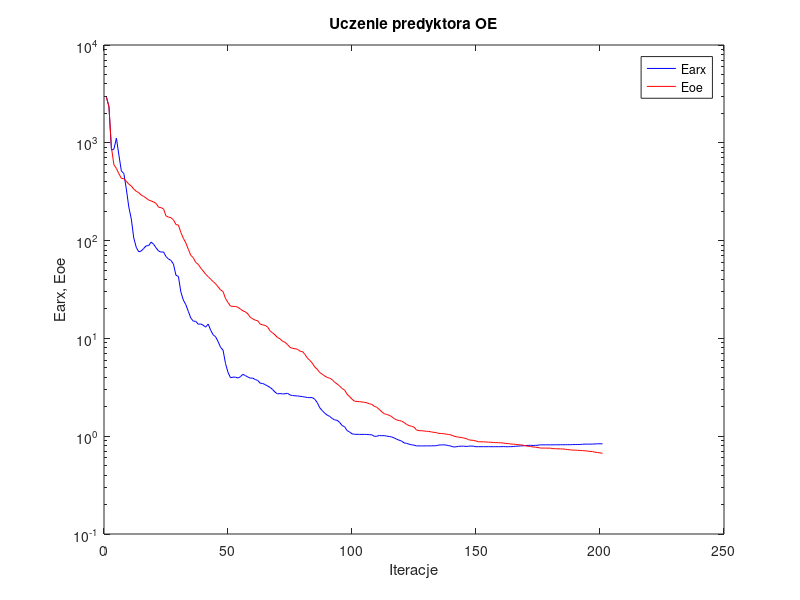
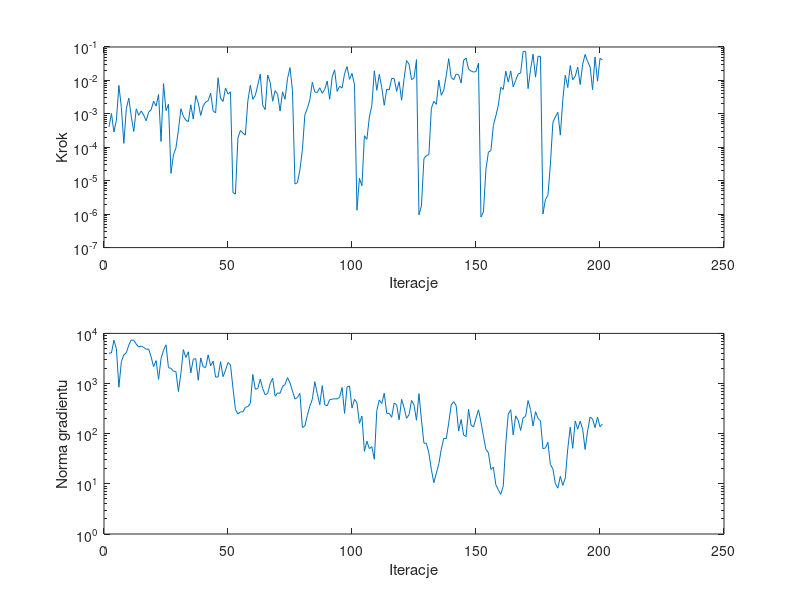

Reproduce these figures in MATLAB, in order.
%uczenie predyktora oe
clear all;
n=0; farx(n+1)=2.928042e+003; foe(n+1)=2.907155e+003; wspucz(n+1)=0.000000e+000; ng(n+1)=0.000000e+000;
%odnowa zmiennej metryki
n=1; farx(n+1)=2.332084e+003; foe(n+1)=2.347282e+003; krok(n+1)=4.072737e-004; ng(n+1)=4.037370e+003;
n=2; farx(n+1)=8.432328e+002; foe(n+1)=8.931575e+002; krok(n+1)=1.025308e-003; ng(n+1)=4.066593e+003;
n=3; farx(n+1)=8.622254e+002; foe(n+1)=5.949725e+002; krok(n+1)=2.858260e-004; ng(n+1)=7.328971e+003;
n=4; farx(n+1)=1.115784e+003; foe(n+1)=5.475128e+002; krok(n+1)=6.467102e-004; ng(n+1)=4.927196e+003;
n=5; farx(n+1)=7.505391e+002; foe(n+1)=4.831478e+002; krok(n+1)=7.088910e-003; ng(n+1)=8.442318e+002;
n=6; farx(n+1)=5.153507e+002; foe(n+1)=4.330265e+002; krok(n+1)=1.548092e-003; ng(n+1)=2.739666e+003;
n=7; farx(n+1)=4.847023e+002; foe(n+1)=4.302014e+002; krok(n+1)=1.304191e-004; ng(n+1)=3.730449e+003;
n=8; farx(n+1)=3.374722e+002; foe(n+1)=4.038355e+002; krok(n+1)=1.427772e-003; ng(n+1)=4.101211e+003;
n=9; farx(n+1)=2.205820e+002; foe(n+1)=3.777461e+002; krok(n+1)=2.953444e-003; ng(n+1)=5.871247e+003;
n=10; farx(n+1)=1.666773e+002; foe(n+1)=3.618039e+002; krok(n+1)=8.258271e-004; ng(n+1)=7.388238e+003;
n=11; farx(n+1)=1.063745e+002; foe(n+1)=3.357691e+002; krok(n+1)=2.967298e-004; ng(n+1)=7.303019e+003;
n=12; farx(n+1)=8.551377e+001; foe(n+1)=3.193453e+002; krok(n+1)=1.409339e-003; ng(n+1)=6.125987e+003;
n=13; farx(n+1)=7.678350e+001; foe(n+1)=3.096490e+002; krok(n+1)=9.053002e-004; ng(n+1)=5.338886e+003;
n=14; farx(n+1)=7.820403e+001; foe(n+1)=2.919480e+002; krok(n+1)=1.215721e-003; ng(n+1)=5.607036e+003;
n=15; farx(n+1)=8.305441e+001; foe(n+1)=2.831844e+002; krok(n+1)=9.247269e-004; ng(n+1)=5.257748e+003;
n=16; farx(n+1)=8.857866e+001; foe(n+1)=2.718547e+002; krok(n+1)=6.180497e-004; ng(n+1)=4.819425e+003;
n=17; farx(n+1)=8.874436e+001; foe(n+1)=2.597337e+002; krok(n+1)=1.124689e-003; ng(n+1)=4.875959e+003;
n=18; farx(n+1)=9.656352e+001; foe(n+1)=2.545537e+002; krok(n+1)=1.317301e-003; ng(n+1)=3.388361e+003;
n=19; farx(n+1)=9.172674e+001; foe(n+1)=2.482495e+002; krok(n+1)=2.414856e-003; ng(n+1)=2.174259e+003;
n=20; farx(n+1)=8.439890e+001; foe(n+1)=2.401247e+002; krok(n+1)=1.708199e-003; ng(n+1)=2.869144e+003;
n=21; farx(n+1)=7.825810e+001; foe(n+1)=2.195208e+002; krok(n+1)=3.799656e-003; ng(n+1)=1.212009e+003;
n=22; farx(n+1)=7.625715e+001; foe(n+1)=2.171279e+002; krok(n+1)=1.486449e-004; ng(n+1)=3.160497e+003;
n=23; farx(n+1)=7.662931e+001; foe(n+1)=2.110424e+002; krok(n+1)=8.053672e-003; ng(n+1)=4.612115e+003;
n=24; farx(n+1)=6.869209e+001; foe(n+1)=1.787495e+002; krok(n+1)=1.255518e-003; ng(n+1)=5.929900e+003;
n=25; farx(n+1)=6.486442e+001; foe(n+1)=1.738742e+002; krok(n+1)=1.934772e-003; ng(n+1)=2.065236e+003;
%odnowa zmiennej metryki
n=26; farx(n+1)=6.274338e+001; foe(n+1)=1.715427e+002; krok(n+1)=1.659073e-005; ng(n+1)=2.016161e+003;
n=27; farx(n+1)=5.758140e+001; foe(n+1)=1.633437e+002; krok(n+1)=5.905090e-005; ng(n+1)=1.758361e+003;
n=28; farx(n+1)=4.429015e+001; foe(n+1)=1.459574e+002; krok(n+1)=9.579321e-005; ng(n+1)=1.741392e+003;
n=29; farx(n+1)=4.299149e+001; foe(n+1)=1.440811e+002; krok(n+1)=3.241749e-004; ng(n+1)=6.918423e+002;
n=30; farx(n+1)=2.974766e+001; foe(n+1)=1.210502e+002; krok(n+1)=1.413750e-003; ng(n+1)=1.583285e+003;
n=31; farx(n+1)=2.463534e+001; foe(n+1)=1.054804e+002; krok(n+1)=8.471113e-004; ng(n+1)=4.743865e+003;
n=32; farx(n+1)=2.210899e+001; foe(n+1)=9.453568e+001; krok(n+1)=6.500859e-004; ng(n+1)=3.308886e+003;
n=33; farx(n+1)=1.889300e+001; foe(n+1)=8.152294e+001; krok(n+1)=5.836390e-004; ng(n+1)=4.294022e+003;
n=34; farx(n+1)=1.616820e+001; foe(n+1)=7.066179e+001; krok(n+1)=1.869974e-003; ng(n+1)=1.635046e+003;
n=35; farx(n+1)=1.501680e+001; foe(n+1)=6.684452e+001; krok(n+1)=6.946998e-004; ng(n+1)=3.047249e+003;
n=36; farx(n+1)=1.494614e+001; foe(n+1)=5.982836e+001; krok(n+1)=3.514634e-003; ng(n+1)=3.135965e+003;
n=37; farx(n+1)=1.397306e+001; foe(n+1)=5.716310e+001; krok(n+1)=2.127642e-003; ng(n+1)=1.164189e+003;
n=38; farx(n+1)=1.405290e+001; foe(n+1)=5.241514e+001; krok(n+1)=8.931252e-004; ng(n+1)=3.242807e+003;
n=39; farx(n+1)=1.364843e+001; foe(n+1)=4.880799e+001; krok(n+1)=1.742611e-003; ng(n+1)=2.144383e+003;
n=40; farx(n+1)=1.303455e+001; foe(n+1)=4.527957e+001; krok(n+1)=2.249378e-003; ng(n+1)=2.097992e+003;
n=41; farx(n+1)=1.402086e+001; foe(n+1)=4.274949e+001; krok(n+1)=2.469223e-003; ng(n+1)=3.737390e+003;
n=42; farx(n+1)=1.215559e+001; foe(n+1)=4.035954e+001; krok(n+1)=4.173411e-003; ng(n+1)=2.255460e+003;
n=43; farx(n+1)=1.089233e+001; foe(n+1)=3.815756e+001; krok(n+1)=1.225207e-003; ng(n+1)=2.804244e+003;
n=44; farx(n+1)=1.038711e+001; foe(n+1)=3.619540e+001; krok(n+1)=1.064808e-003; ng(n+1)=1.348745e+003;
n=45; farx(n+1)=9.280353e+000; foe(n+1)=3.367262e+001; krok(n+1)=1.204622e-002; ng(n+1)=1.352792e+003;
n=46; farx(n+1)=8.108882e+000; foe(n+1)=3.131765e+001; krok(n+1)=2.914397e-003; ng(n+1)=2.725476e+003;
n=47; farx(n+1)=7.597422e+000; foe(n+1)=3.016719e+001; krok(n+1)=2.339724e-003; ng(n+1)=1.374153e+003;
n=48; farx(n+1)=5.532486e+000; foe(n+1)=2.552916e+001; krok(n+1)=5.946996e-003; ng(n+1)=1.838098e+003;
n=49; farx(n+1)=4.494335e+000; foe(n+1)=2.328339e+001; krok(n+1)=3.898185e-003; ng(n+1)=2.630590e+003;
n=50; farx(n+1)=3.963171e+000; foe(n+1)=2.141652e+001; krok(n+1)=4.548255e-003; ng(n+1)=2.364183e+003;
%odnowa zmiennej metryki
n=51; farx(n+1)=4.015099e+000; foe(n+1)=2.123226e+001; krok(n+1)=4.471655e-006; ng(n+1)=8.119661e+002;
n=52; farx(n+1)=4.018516e+000; foe(n+1)=2.121694e+001; krok(n+1)=3.982079e-006; ng(n+1)=3.045540e+002;
n=53; farx(n+1)=3.934446e+000; foe(n+1)=2.080112e+001; krok(n+1)=1.915864e-004; ng(n+1)=2.476265e+002;
n=54; farx(n+1)=4.056241e+000; foe(n+1)=1.999680e+001; krok(n+1)=3.185772e-004; ng(n+1)=2.722714e+002;
n=55; farx(n+1)=4.291559e+000; foe(n+1)=1.912496e+001; krok(n+1)=2.654518e-004; ng(n+1)=2.718153e+002;
n=56; farx(n+1)=4.168955e+000; foe(n+1)=1.870020e+001; krok(n+1)=2.312276e-004; ng(n+1)=3.359182e+002;
n=57; farx(n+1)=4.030235e+000; foe(n+1)=1.780927e+001; krok(n+1)=2.442482e-003; ng(n+1)=3.472122e+002;
n=58; farx(n+1)=3.921195e+000; foe(n+1)=1.643868e+001; krok(n+1)=7.119007e-003; ng(n+1)=4.017044e+002;
n=59; farx(n+1)=3.928189e+000; foe(n+1)=1.583559e+001; krok(n+1)=2.722891e-003; ng(n+1)=1.519168e+003;
n=60; farx(n+1)=3.792914e+000; foe(n+1)=1.536657e+001; krok(n+1)=3.544455e-003; ng(n+1)=7.689299e+002;
n=61; farx(n+1)=3.713870e+000; foe(n+1)=1.513644e+001; krok(n+1)=7.251821e-003; ng(n+1)=7.950670e+002;
n=62; farx(n+1)=3.479454e+000; foe(n+1)=1.397237e+001; krok(n+1)=1.538463e-002; ng(n+1)=1.224533e+003;
n=63; farx(n+1)=3.460477e+000; foe(n+1)=1.376677e+001; krok(n+1)=1.793067e-003; ng(n+1)=7.908282e+002;
n=64; farx(n+1)=3.362868e+000; foe(n+1)=1.358504e+001; krok(n+1)=1.338974e-003; ng(n+1)=5.989810e+002;
n=65; farx(n+1)=3.255825e+000; foe(n+1)=1.304301e+001; krok(n+1)=1.448480e-002; ng(n+1)=6.353254e+002;
n=66; farx(n+1)=3.151120e+000; foe(n+1)=1.192843e+001; krok(n+1)=8.839546e-003; ng(n+1)=9.923009e+002;
n=67; farx(n+1)=3.001785e+000; foe(n+1)=1.137933e+001; krok(n+1)=2.391214e-003; ng(n+1)=1.278407e+003;
n=68; farx(n+1)=2.818300e+000; foe(n+1)=1.082830e+001; krok(n+1)=4.949772e-003; ng(n+1)=5.583665e+002;
n=69; farx(n+1)=2.709346e+000; foe(n+1)=1.018258e+001; krok(n+1)=3.852167e-003; ng(n+1)=6.510044e+002;
n=70; farx(n+1)=2.730095e+000; foe(n+1)=9.914221e+000; krok(n+1)=1.211464e-003; ng(n+1)=6.392402e+002;
n=71; farx(n+1)=2.707017e+000; foe(n+1)=9.344931e+000; krok(n+1)=4.546520e-003; ng(n+1)=8.781740e+002;
n=72; farx(n+1)=2.714079e+000; foe(n+1)=9.124297e+000; krok(n+1)=2.739044e-003; ng(n+1)=9.572952e+002;
n=73; farx(n+1)=2.746962e+000; foe(n+1)=8.631425e+000; krok(n+1)=1.138980e-002; ng(n+1)=1.314412e+003;
n=74; farx(n+1)=2.639663e+000; foe(n+1)=8.104129e+000; krok(n+1)=2.426108e-002; ng(n+1)=1.033167e+003;
n=75; farx(n+1)=2.608182e+000; foe(n+1)=7.916778e+000; krok(n+1)=4.908489e-003; ng(n+1)=7.080932e+002;
%odnowa zmiennej metryki
n=76; farx(n+1)=2.589127e+000; foe(n+1)=7.842022e+000; krok(n+1)=7.998886e-006; ng(n+1)=4.912691e+002;
n=77; farx(n+1)=2.579333e+000; foe(n+1)=7.749365e+000; krok(n+1)=8.718949e-006; ng(n+1)=5.266130e+002;
n=78; farx(n+1)=2.560928e+000; foe(n+1)=7.398091e+000; krok(n+1)=2.142725e-005; ng(n+1)=6.345522e+002;
n=79; farx(n+1)=2.540110e+000; foe(n+1)=7.339388e+000; krok(n+1)=8.489916e-005; ng(n+1)=1.325267e+002;
n=80; farx(n+1)=2.513996e+000; foe(n+1)=6.871734e+000; krok(n+1)=9.481985e-004; ng(n+1)=1.429766e+002;
n=81; farx(n+1)=2.487985e+000; foe(n+1)=6.301578e+000; krok(n+1)=1.460933e-003; ng(n+1)=2.332962e+002;
n=82; farx(n+1)=2.479886e+000; foe(n+1)=5.960553e+000; krok(n+1)=2.660052e-003; ng(n+1)=3.544373e+002;
n=83; farx(n+1)=2.484749e+000; foe(n+1)=5.580097e+000; krok(n+1)=8.839546e-003; ng(n+1)=4.867239e+002;
n=84; farx(n+1)=2.383707e+000; foe(n+1)=5.093503e+000; krok(n+1)=4.494346e-003; ng(n+1)=1.089100e+003;
n=85; farx(n+1)=2.206243e+000; foe(n+1)=4.835228e+000; krok(n+1)=4.372259e-003; ng(n+1)=6.291686e+002;
n=86; farx(n+1)=1.952360e+000; foe(n+1)=4.467528e+000; krok(n+1)=6.026360e-003; ng(n+1)=3.776593e+002;
n=87; farx(n+1)=1.828488e+000; foe(n+1)=4.309554e+000; krok(n+1)=4.126056e-003; ng(n+1)=9.064124e+002;
n=88; farx(n+1)=1.720584e+000; foe(n+1)=4.126529e+000; krok(n+1)=5.381741e-003; ng(n+1)=3.784807e+002;
n=89; farx(n+1)=1.643779e+000; foe(n+1)=3.989968e+000; krok(n+1)=9.555317e-003; ng(n+1)=3.595357e+002;
n=90; farx(n+1)=1.593882e+000; foe(n+1)=3.914536e+000; krok(n+1)=2.742688e-003; ng(n+1)=4.776750e+002;
n=91; farx(n+1)=1.519737e+000; foe(n+1)=3.796658e+000; krok(n+1)=1.269968e-002; ng(n+1)=4.887242e+002;
n=92; farx(n+1)=1.469462e+000; foe(n+1)=3.555975e+000; krok(n+1)=2.074719e-002; ng(n+1)=4.959393e+002;
n=93; farx(n+1)=1.454584e+000; foe(n+1)=3.419262e+000; krok(n+1)=4.702595e-003; ng(n+1)=4.933260e+002;
n=94; farx(n+1)=1.384438e+000; foe(n+1)=3.262389e+000; krok(n+1)=6.699412e-003; ng(n+1)=5.317612e+002;
n=95; farx(n+1)=1.286670e+000; foe(n+1)=3.072359e+000; krok(n+1)=5.894618e-003; ng(n+1)=8.350257e+002;
n=96; farx(n+1)=1.251574e+000; foe(n+1)=2.971959e+000; krok(n+1)=1.598692e-002; ng(n+1)=2.540871e+002;
n=97; farx(n+1)=1.142057e+000; foe(n+1)=2.690134e+000; krok(n+1)=2.594061e-002; ng(n+1)=8.511592e+002;
n=98; farx(n+1)=1.105055e+000; foe(n+1)=2.541565e+000; krok(n+1)=1.082825e-002; ng(n+1)=8.988717e+002;
n=99; farx(n+1)=1.057986e+000; foe(n+1)=2.388780e+000; krok(n+1)=1.622219e-002; ng(n+1)=3.238917e+002;
n=100; farx(n+1)=1.045962e+000; foe(n+1)=2.280623e+000; krok(n+1)=7.409251e-003; ng(n+1)=4.849210e+002;
%odnowa zmiennej metryki
n=101; farx(n+1)=1.045528e+000; foe(n+1)=2.267489e+000; krok(n+1)=1.312666e-006; ng(n+1)=4.119521e+002;
n=102; farx(n+1)=1.044171e+000; foe(n+1)=2.254884e+000; krok(n+1)=1.178746e-005; ng(n+1)=1.605735e+002;
n=103; farx(n+1)=1.042865e+000; foe(n+1)=2.238277e+000; krok(n+1)=7.051810e-006; ng(n+1)=2.248122e+002;
n=104; farx(n+1)=1.043577e+000; foe(n+1)=2.222424e+000; krok(n+1)=2.215284e-004; ng(n+1)=4.443802e+001;
n=105; farx(n+1)=1.042276e+000; foe(n+1)=2.194759e+000; krok(n+1)=1.733806e-004; ng(n+1)=7.094507e+001;
n=106; farx(n+1)=1.036396e+000; foe(n+1)=2.144177e+000; krok(n+1)=8.031637e-004; ng(n+1)=5.035495e+001;
n=107; farx(n+1)=1.033482e+000; foe(n+1)=2.117473e+000; krok(n+1)=1.797903e-003; ng(n+1)=5.529609e+001;
n=108; farx(n+1)=9.980359e-001; foe(n+1)=2.019672e+000; krok(n+1)=1.931884e-002; ng(n+1)=3.084086e+001;
n=109; farx(n+1)=9.980356e-001; foe(n+1)=1.977753e+000; krok(n+1)=5.062842e-003; ng(n+1)=2.888986e+002;
n=110; farx(n+1)=1.018008e+000; foe(n+1)=1.876825e+000; krok(n+1)=1.517118e-002; ng(n+1)=4.687970e+002;
n=111; farx(n+1)=1.011259e+000; foe(n+1)=1.776453e+000; krok(n+1)=6.071802e-003; ng(n+1)=3.984342e+002;
n=112; farx(n+1)=1.013494e+000; foe(n+1)=1.699877e+000; krok(n+1)=1.810600e-003; ng(n+1)=6.427464e+002;
n=113; farx(n+1)=1.002199e+000; foe(n+1)=1.667234e+000; krok(n+1)=5.478088e-003; ng(n+1)=2.545857e+002;
n=114; farx(n+1)=9.934115e-001; foe(n+1)=1.637850e+000; krok(n+1)=5.167850e-003; ng(n+1)=2.551935e+002;
n=115; farx(n+1)=9.828467e-001; foe(n+1)=1.583499e+000; krok(n+1)=1.153579e-002; ng(n+1)=2.120634e+002;
n=116; farx(n+1)=9.613827e-001; foe(n+1)=1.515287e+000; krok(n+1)=1.131031e-002; ng(n+1)=4.091972e+002;
n=117; farx(n+1)=9.323390e-001; foe(n+1)=1.466114e+000; krok(n+1)=4.704763e-003; ng(n+1)=3.773529e+002;
n=118; farx(n+1)=9.099373e-001; foe(n+1)=1.446342e+000; krok(n+1)=9.152723e-003; ng(n+1)=1.890573e+002;
n=119; farx(n+1)=8.921758e-001; foe(n+1)=1.426707e+000; krok(n+1)=2.553842e-003; ng(n+1)=4.836054e+002;
n=120; farx(n+1)=8.541145e-001; foe(n+1)=1.380838e+000; krok(n+1)=1.140023e-002; ng(n+1)=3.281916e+002;
n=121; farx(n+1)=8.455737e-001; foe(n+1)=1.319499e+000; krok(n+1)=3.923753e-002; ng(n+1)=2.034843e+002;
n=122; farx(n+1)=8.289004e-001; foe(n+1)=1.285877e+000; krok(n+1)=3.076926e-002; ng(n+1)=2.387867e+002;
n=123; farx(n+1)=8.169362e-001; foe(n+1)=1.262420e+000; krok(n+1)=1.056599e-002; ng(n+1)=4.594984e+002;
n=124; farx(n+1)=8.102951e-001; foe(n+1)=1.238256e+000; krok(n+1)=1.183052e-002; ng(n+1)=3.768400e+002;
n=125; farx(n+1)=7.963590e-001; foe(n+1)=1.158131e+000; krok(n+1)=4.186607e-002; ng(n+1)=1.858401e+002;
%odnowa zmiennej metryki
n=126; farx(n+1)=7.959241e-001; foe(n+1)=1.140677e+000; krok(n+1)=9.564255e-007; ng(n+1)=6.278641e+002;
n=127; farx(n+1)=7.957856e-001; foe(n+1)=1.137178e+000; krok(n+1)=1.767024e-006; ng(n+1)=1.886078e+002;
n=128; farx(n+1)=7.953707e-001; foe(n+1)=1.130987e+000; krok(n+1)=4.570049e-005; ng(n+1)=6.495839e+001;
n=129; farx(n+1)=7.963240e-001; foe(n+1)=1.122971e+000; krok(n+1)=5.714551e-005; ng(n+1)=6.408197e+001;
n=130; farx(n+1)=7.962661e-001; foe(n+1)=1.119703e+000; krok(n+1)=5.986366e-005; ng(n+1)=4.096566e+001;
n=131; farx(n+1)=7.965556e-001; foe(n+1)=1.105184e+000; krok(n+1)=1.476722e-003; ng(n+1)=1.943703e+001;
n=132; farx(n+1)=7.985016e-001; foe(n+1)=1.096105e+000; krok(n+1)=2.381138e-003; ng(n+1)=1.051178e+001;
n=133; farx(n+1)=7.999482e-001; foe(n+1)=1.086529e+000; krok(n+1)=1.927753e-003; ng(n+1)=1.631936e+001;
n=134; farx(n+1)=8.120616e-001; foe(n+1)=1.068693e+000; krok(n+1)=1.019133e-002; ng(n+1)=2.505785e+001;
n=135; farx(n+1)=8.140239e-001; foe(n+1)=1.064561e+000; krok(n+1)=3.586133e-003; ng(n+1)=4.888332e+001;
n=136; farx(n+1)=8.161303e-001; foe(n+1)=1.059606e+000; krok(n+1)=5.119766e-003; ng(n+1)=8.114353e+001;
n=137; farx(n+1)=8.112515e-001; foe(n+1)=1.050236e+000; krok(n+1)=1.381589e-002; ng(n+1)=7.949821e+001;
n=138; farx(n+1)=8.011537e-001; foe(n+1)=1.041267e+000; krok(n+1)=4.486659e-002; ng(n+1)=1.639645e+002;
n=139; farx(n+1)=7.907175e-001; foe(n+1)=1.029659e+000; krok(n+1)=1.223774e-002; ng(n+1)=3.752787e+002;
n=140; farx(n+1)=7.754823e-001; foe(n+1)=1.003221e+000; krok(n+1)=1.042905e-002; ng(n+1)=4.372767e+002;
n=141; farx(n+1)=7.795316e-001; foe(n+1)=9.877261e-001; krok(n+1)=1.559274e-002; ng(n+1)=3.632120e+002;
n=142; farx(n+1)=7.880423e-001; foe(n+1)=9.778213e-001; krok(n+1)=1.473291e-002; ng(n+1)=1.126234e+002;
n=143; farx(n+1)=7.911541e-001; foe(n+1)=9.709649e-001; krok(n+1)=8.323975e-003; ng(n+1)=1.926528e+002;
n=144; farx(n+1)=7.914548e-001; foe(n+1)=9.582842e-001; krok(n+1)=4.000365e-002; ng(n+1)=9.391231e+001;
n=145; farx(n+1)=7.859242e-001; foe(n+1)=9.462680e-001; krok(n+1)=4.639275e-002; ng(n+1)=8.787988e+001;
n=146; farx(n+1)=7.895253e-001; foe(n+1)=9.211101e-001; krok(n+1)=2.165649e-002; ng(n+1)=3.048137e+002;
n=147; farx(n+1)=7.936048e-001; foe(n+1)=9.104394e-001; krok(n+1)=1.910413e-002; ng(n+1)=1.491119e+002;
n=148; farx(n+1)=7.904823e-001; foe(n+1)=9.059491e-001; krok(n+1)=1.778972e-002; ng(n+1)=1.361093e+002;
n=149; farx(n+1)=7.804147e-001; foe(n+1)=8.934036e-001; krok(n+1)=1.849615e-002; ng(n+1)=2.052466e+002;
n=150; farx(n+1)=7.813590e-001; foe(n+1)=8.770628e-001; krok(n+1)=3.272372e-002; ng(n+1)=2.994611e+002;
%odnowa zmiennej metryki
n=151; farx(n+1)=7.813470e-001; foe(n+1)=8.760679e-001; krok(n+1)=8.223768e-007; ng(n+1)=1.722373e+002;
n=152; farx(n+1)=7.813510e-001; foe(n+1)=8.756294e-001; krok(n+1)=1.166421e-006; ng(n+1)=8.931961e+001;
n=153; farx(n+1)=7.811694e-001; foe(n+1)=8.738241e-001; krok(n+1)=2.190752e-005; ng(n+1)=4.838905e+001;
n=154; farx(n+1)=7.814394e-001; foe(n+1)=8.691479e-001; krok(n+1)=7.145650e-005; ng(n+1)=4.194294e+001;
n=155; farx(n+1)=7.814808e-001; foe(n+1)=8.682268e-001; krok(n+1)=7.910691e-005; ng(n+1)=1.938653e+001;
n=156; farx(n+1)=7.807643e-001; foe(n+1)=8.617275e-001; krok(n+1)=4.494798e-004; ng(n+1)=2.148216e+001;
n=157; farx(n+1)=7.810646e-001; foe(n+1)=8.598447e-001; krok(n+1)=8.713055e-004; ng(n+1)=9.544001e+000;
n=158; farx(n+1)=7.809868e-001; foe(n+1)=8.580543e-001; krok(n+1)=1.810600e-003; ng(n+1)=7.626403e+000;
n=159; farx(n+1)=7.816106e-001; foe(n+1)=8.560509e-001; krok(n+1)=6.227174e-003; ng(n+1)=6.193976e+000;
n=160; farx(n+1)=7.835489e-001; foe(n+1)=8.513557e-001; krok(n+1)=5.346341e-003; ng(n+1)=9.162071e+000;
n=161; farx(n+1)=7.807112e-001; foe(n+1)=8.439130e-001; krok(n+1)=1.893212e-002; ng(n+1)=6.331856e+001;
n=162; farx(n+1)=7.807090e-001; foe(n+1)=8.411161e-001; krok(n+1)=8.894860e-003; ng(n+1)=2.457030e+002;
n=163; farx(n+1)=7.815547e-001; foe(n+1)=8.323225e-001; krok(n+1)=1.923658e-002; ng(n+1)=3.000850e+002;
n=164; farx(n+1)=7.848491e-001; foe(n+1)=8.296150e-001; krok(n+1)=6.399091e-003; ng(n+1)=9.433453e+001;
n=165; farx(n+1)=7.897979e-001; foe(n+1)=8.248246e-001; krok(n+1)=1.000091e-002; ng(n+1)=2.269872e+002;
n=166; farx(n+1)=7.917165e-001; foe(n+1)=8.188428e-001; krok(n+1)=1.561853e-002; ng(n+1)=1.856849e+002;
n=167; farx(n+1)=7.954361e-001; foe(n+1)=8.161636e-001; krok(n+1)=1.669364e-002; ng(n+1)=1.159861e+002;
n=168; farx(n+1)=7.976228e-001; foe(n+1)=8.100243e-001; krok(n+1)=7.361186e-002; ng(n+1)=2.067108e+002;
n=169; farx(n+1)=8.028572e-001; foe(n+1)=7.963430e-001; krok(n+1)=7.431643e-002; ng(n+1)=2.233793e+002;
n=170; farx(n+1)=8.056032e-001; foe(n+1)=7.905897e-001; krok(n+1)=5.680993e-003; ng(n+1)=4.577776e+002;
n=171; farx(n+1)=8.075280e-001; foe(n+1)=7.834374e-001; krok(n+1)=2.142359e-002; ng(n+1)=3.022800e+002;
n=172; farx(n+1)=8.044677e-001; foe(n+1)=7.763491e-001; krok(n+1)=6.087640e-002; ng(n+1)=1.428760e+002;
n=173; farx(n+1)=8.063079e-001; foe(n+1)=7.720964e-001; krok(n+1)=1.258748e-002; ng(n+1)=2.751283e+002;
n=174; farx(n+1)=8.086120e-001; foe(n+1)=7.661732e-001; krok(n+1)=5.285294e-002; ng(n+1)=2.010747e+002;
n=175; farx(n+1)=8.161455e-001; foe(n+1)=7.561143e-001; krok(n+1)=5.213103e-002; ng(n+1)=1.808313e+002;
%odnowa zmiennej metryki
n=176; farx(n+1)=8.161457e-001; foe(n+1)=7.560056e-001; krok(n+1)=1.013303e-006; ng(n+1)=5.009775e+001;
n=177; farx(n+1)=8.161183e-001; foe(n+1)=7.556633e-001; krok(n+1)=2.738185e-006; ng(n+1)=5.210305e+001;
n=178; farx(n+1)=8.160519e-001; foe(n+1)=7.550691e-001; krok(n+1)=3.651901e-006; ng(n+1)=6.755378e+001;
n=179; farx(n+1)=8.161669e-001; foe(n+1)=7.543598e-001; krok(n+1)=3.079431e-005; ng(n+1)=2.409642e+001;
n=180; farx(n+1)=8.161106e-001; foe(n+1)=7.469980e-001; krok(n+1)=5.540946e-004; ng(n+1)=1.995479e+001;
n=181; farx(n+1)=8.169900e-001; foe(n+1)=7.447350e-001; krok(n+1)=8.100612e-004; ng(n+1)=1.006678e+001;
n=182; farx(n+1)=8.172480e-001; foe(n+1)=7.430022e-001; krok(n+1)=1.118600e-003; ng(n+1)=8.197197e+000;
n=183; farx(n+1)=8.177384e-001; foe(n+1)=7.417416e-001; krok(n+1)=2.311817e-004; ng(n+1)=1.411461e+001;
n=184; farx(n+1)=8.179172e-001; foe(n+1)=7.408257e-001; krok(n+1)=2.651602e-003; ng(n+1)=9.328045e+000;
n=185; farx(n+1)=8.181133e-001; foe(n+1)=7.356900e-001; krok(n+1)=1.438322e-002; ng(n+1)=1.307315e+001;
n=186; farx(n+1)=8.196602e-001; foe(n+1)=7.297375e-001; krok(n+1)=6.130766e-003; ng(n+1)=5.030255e+001;
n=187; farx(n+1)=8.181012e-001; foe(n+1)=7.247247e-001; krok(n+1)=2.785422e-002; ng(n+1)=1.350025e+002;
n=188; farx(n+1)=8.210237e-001; foe(n+1)=7.218436e-001; krok(n+1)=1.042905e-002; ng(n+1)=5.101531e+001;
n=189; farx(n+1)=8.218752e-001; foe(n+1)=7.199420e-001; krok(n+1)=1.321526e-002; ng(n+1)=1.796464e+002;
n=190; farx(n+1)=8.215441e-001; foe(n+1)=7.175931e-001; krok(n+1)=2.502768e-002; ng(n+1)=1.228637e+002;
n=191; farx(n+1)=8.225791e-001; foe(n+1)=7.154968e-001; krok(n+1)=7.517453e-003; ng(n+1)=1.779746e+002;
n=192; farx(n+1)=8.277449e-001; foe(n+1)=7.123577e-001; krok(n+1)=3.050527e-002; ng(n+1)=1.238490e+002;
n=193; farx(n+1)=8.297984e-001; foe(n+1)=7.094376e-001; krok(n+1)=5.985461e-002; ng(n+1)=4.852628e+001;
n=194; farx(n+1)=8.301368e-001; foe(n+1)=7.041640e-001; krok(n+1)=3.670029e-002; ng(n+1)=1.130348e+002;
n=195; farx(n+1)=8.301570e-001; foe(n+1)=6.987381e-001; krok(n+1)=2.550930e-002; ng(n+1)=2.136396e+002;
n=196; farx(n+1)=8.304412e-001; foe(n+1)=6.961778e-001; krok(n+1)=5.295103e-003; ng(n+1)=1.962173e+002;
n=197; farx(n+1)=8.339599e-001; foe(n+1)=6.868130e-001; krok(n+1)=5.034993e-002; ng(n+1)=1.318740e+002;
n=198; farx(n+1)=8.359026e-001; foe(n+1)=6.808692e-001; krok(n+1)=9.495353e-003; ng(n+1)=2.149271e+002;
n=199; farx(n+1)=8.368091e-001; foe(n+1)=6.755866e-001; krok(n+1)=4.545636e-002; ng(n+1)=1.374480e+002;
n=200; farx(n+1)=8.356709e-001; foe(n+1)=6.686424e-001; krok(n+1)=4.102364e-002; ng(n+1)=1.559891e+002;

figure; semilogy(farx,'b'); hold on; semilogy(foe,'r'); xlabel('Iteracje'); ylabel('Earx, Eoe'); legend('Earx','Eoe'); title('Uczenie predyktora OE');
figure; subplot(2,1,1); semilogy(krok); xlabel('Iteracje'); ylabel('Krok');
subplot(2,1,2); semilogy(ng); xlabel('Iteracje'); ylabel('Norma gradientu');
Earx=farx(n+1)
Eoe=foe(n+1)
